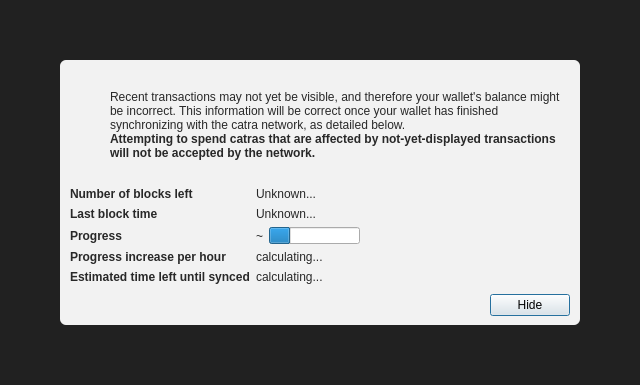
<?xml version="1.0" encoding="UTF-8"?>
<ui version="4.0">
 <class>ModalOverlay</class>
 <widget class="ModalOverlay" name="ModalOverlay">
  <property name="geometry">
   <rect>
    <x>0</x>
    <y>0</y>
    <width>640</width>
    <height>385</height>
   </rect>
  </property>
  <property name="windowTitle">
   <string>Form</string>
  </property>
  <layout class="QVBoxLayout" name="verticalLayout" stretch="0">
   <property name="sizeConstraint">
    <enum>QLayout::SetDefaultConstraint</enum>
   </property>
   <property name="leftMargin">
    <number>0</number>
   </property>
   <property name="topMargin">
    <number>0</number>
   </property>
   <property name="rightMargin">
    <number>0</number>
   </property>
   <property name="bottomMargin">
    <number>0</number>
   </property>
   <item>
    <widget class="QWidget" name="bgWidget" native="true">
     <property name="styleSheet">
      <string notr="true">#bgWidget { background: rgba(0,0,0,220); }</string>
     </property>
     <layout class="QVBoxLayout" name="verticalLayoutMain" stretch="1">
      <property name="leftMargin">
       <number>60</number>
      </property>
      <property name="topMargin">
       <number>60</number>
      </property>
      <property name="rightMargin">
       <number>60</number>
      </property>
      <property name="bottomMargin">
       <number>60</number>
      </property>
      <item>
       <widget class="QWidget" name="contentWidget" native="true">
        <property name="styleSheet">
         <string notr="true">#contentWidget { background: rgba(255,255,255,240); border-radius: 6px; }

QLabel { color: rgb(40,40,40);  }</string>
        </property>
        <layout class="QVBoxLayout" name="verticalLayoutSub" stretch="1,0,0,0">
         <property name="spacing">
          <number>0</number>
         </property>
         <property name="leftMargin">
          <number>10</number>
         </property>
         <property name="topMargin">
          <number>10</number>
         </property>
         <property name="rightMargin">
          <number>10</number>
         </property>
         <property name="bottomMargin">
          <number>10</number>
         </property>
         <item>
          <layout class="QHBoxLayout" name="horizontalLayoutIconText" stretch="0,1">
           <property name="topMargin">
            <number>20</number>
           </property>
           <item>
            <layout class="QVBoxLayout" name="verticalLayoutIcon">
             <property name="leftMargin">
              <number>0</number>
             </property>
             <item>
              <widget class="QPushButton" name="warningIcon">
               <property name="enabled">
                <bool>false</bool>
               </property>
               <property name="text">
                <string/>
               </property>
               <property name="icon">
                <iconset>
                 <normaloff>:/icons/warning</normaloff>
                 <disabledoff>:/icons/warning</disabledoff>:/icons/warning</iconset>
               </property>
               <property name="iconSize">
                <size>
                 <width>48</width>
                 <height>48</height>
                </size>
               </property>
               <property name="flat">
                <bool>true</bool>
               </property>
              </widget>
             </item>
             <item>
              <spacer name="verticalSpacerWarningIcon">
               <property name="orientation">
                <enum>Qt::Vertical</enum>
               </property>
               <property name="sizeHint" stdset="0">
                <size>
                 <width>20</width>
                 <height>40</height>
                </size>
               </property>
              </spacer>
             </item>
            </layout>
           </item>
           <item>
            <layout class="QVBoxLayout" name="verticalLayoutInfoText">
             <property name="leftMargin">
              <number>0</number>
             </property>
             <property name="topMargin">
              <number>0</number>
             </property>
             <item>
              <widget class="QLabel" name="infoText">
               <property name="text">
                <string>Recent transactions may not yet be visible, and therefore your wallet's balance might be incorrect. This information will be correct once your wallet has finished synchronizing with the catra network, as detailed below.</string>
               </property>
               <property name="textFormat">
                <enum>Qt::RichText</enum>
               </property>
               <property name="wordWrap">
                <bool>true</bool>
               </property>
              </widget>
             </item>
             <item>
              <widget class="QLabel" name="infoTextStrong">
               <property name="font">
                <font>
                 <weight>75</weight>
                 <bold>true</bold>
                </font>
               </property>
               <property name="text">
                <string>Attempting to spend catras that are affected by not-yet-displayed transactions will not be accepted by the network.</string>
               </property>
               <property name="textFormat">
                <enum>Qt::RichText</enum>
               </property>
               <property name="wordWrap">
                <bool>true</bool>
               </property>
              </widget>
             </item>
             <item>
              <spacer name="verticalSpacerInTextSpace">
               <property name="orientation">
                <enum>Qt::Vertical</enum>
               </property>
               <property name="sizeHint" stdset="0">
                <size>
                 <width>20</width>
                 <height>40</height>
                </size>
               </property>
              </spacer>
             </item>
            </layout>
           </item>
          </layout>
         </item>
         <item>
          <spacer name="verticalSpacerAfterText">
           <property name="orientation">
            <enum>Qt::Vertical</enum>
           </property>
           <property name="sizeHint" stdset="0">
            <size>
             <width>20</width>
             <height>40</height>
            </size>
           </property>
          </spacer>
         </item>
         <item>
          <layout class="QFormLayout" name="formLayout">
           <property name="fieldGrowthPolicy">
            <enum>QFormLayout::FieldsStayAtSizeHint</enum>
           </property>
           <property name="horizontalSpacing">
            <number>6</number>
           </property>
           <property name="verticalSpacing">
            <number>6</number>
           </property>
           <property name="topMargin">
            <number>10</number>
           </property>
           <item row="0" column="0">
            <widget class="QLabel" name="labelNumberOfBlocksLeft">
             <property name="font">
              <font>
               <weight>75</weight>
               <bold>true</bold>
              </font>
             </property>
             <property name="text">
              <string>Number of blocks left</string>
             </property>
            </widget>
           </item>
           <item row="0" column="1">
            <widget class="QLabel" name="numberOfBlocksLeft">
             <property name="text">
              <string>Unknown...</string>
             </property>
            </widget>
           </item>
           <item row="1" column="0">
            <widget class="QLabel" name="labelLastBlockTime">
             <property name="font">
              <font>
               <weight>75</weight>
               <bold>true</bold>
              </font>
             </property>
             <property name="text">
              <string>Last block time</string>
             </property>
            </widget>
           </item>
           <item row="1" column="1">
            <widget class="QLabel" name="newestBlockDate">
             <property name="sizePolicy">
              <sizepolicy hsizetype="Maximum" vsizetype="Preferred">
               <horstretch>0</horstretch>
               <verstretch>0</verstretch>
              </sizepolicy>
             </property>
             <property name="text">
              <string>Unknown...</string>
             </property>
            </widget>
           </item>
           <item row="2" column="0">
            <widget class="QLabel" name="labelSyncDone">
             <property name="font">
              <font>
               <weight>75</weight>
               <bold>true</bold>
              </font>
             </property>
             <property name="text">
              <string>Progress</string>
             </property>
            </widget>
           </item>
           <item row="2" column="1">
            <layout class="QHBoxLayout" name="horizontalLayoutSync" stretch="0,1">
             <item>
              <widget class="QLabel" name="percentageProgress">
               <property name="text">
                <string notr="true">~</string>
               </property>
              </widget>
             </item>
             <item>
              <widget class="QProgressBar" name="progressBar">
               <property name="value">
                <number>24</number>
               </property>
               <property name="format">
                <string/>
               </property>
              </widget>
             </item>
            </layout>
           </item>
           <item row="4" column="0">
            <widget class="QLabel" name="labelProgressIncrease">
             <property name="font">
              <font>
               <weight>75</weight>
               <bold>true</bold>
              </font>
             </property>
             <property name="text">
              <string>Progress increase per hour</string>
             </property>
            </widget>
           </item>
           <item row="4" column="1">
            <widget class="QLabel" name="progressIncreasePerH">
             <property name="text">
              <string>calculating...</string>
             </property>
            </widget>
           </item>
           <item row="5" column="0">
            <widget class="QLabel" name="labelEstimatedTimeLeft">
             <property name="font">
              <font>
               <weight>75</weight>
               <bold>true</bold>
              </font>
             </property>
             <property name="text">
              <string>Estimated time left until synced</string>
             </property>
            </widget>
           </item>
           <item row="5" column="1">
            <widget class="QLabel" name="expectedTimeLeft">
             <property name="text">
              <string>calculating...</string>
             </property>
            </widget>
           </item>
          </layout>
         </item>
         <item>
          <layout class="QHBoxLayout" name="horizontalLayoutButtons">
           <property name="leftMargin">
            <number>10</number>
           </property>
           <property name="topMargin">
            <number>10</number>
           </property>
           <item>
            <spacer name="horizontalSpacer">
             <property name="orientation">
              <enum>Qt::Horizontal</enum>
             </property>
             <property name="sizeHint" stdset="0">
              <size>
               <width>40</width>
               <height>20</height>
              </size>
             </property>
            </spacer>
           </item>
           <item>
            <widget class="QPushButton" name="closeButton">
             <property name="text">
              <string>Hide</string>
             </property>
             <property name="focusPolicy">
              <enum>Qt::StrongFocus</enum>
             </property>
             <property name="default">
              <bool>true</bool>
             </property>
            </widget>
           </item>
          </layout>
         </item>
        </layout>
       </widget>
      </item>
     </layout>
    </widget>
   </item>
  </layout>
 </widget>
 <customwidgets>
  <customwidget>
   <class>ModalOverlay</class>
   <extends>QWidget</extends>
   <header>qt/modaloverlay.h</header>
   <container>1</container>
  </customwidget>
 </customwidgets>
 <resources/>
 <connections/>
</ui>
